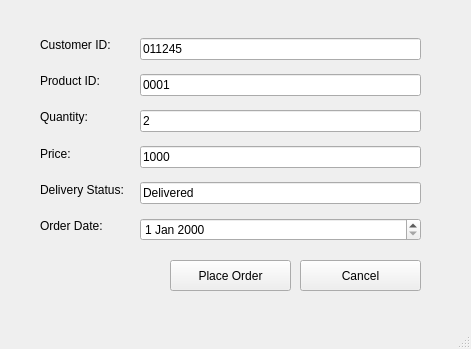
<?xml version="1.0" encoding="UTF-8"?>
<ui version="4.0">
 <class>MainWindow</class>
 <widget class="QMainWindow" name="MainWindow">
  <property name="geometry">
   <rect>
    <x>0</x>
    <y>0</y>
    <width>471</width>
    <height>349</height>
   </rect>
  </property>
  <property name="windowTitle">
   <string>MainWindow</string>
  </property>
  <widget class="QWidget" name="centralwidget">
   <widget class="QWidget" name="layoutWidget">
    <property name="geometry">
     <rect>
      <x>140</x>
      <y>30</y>
      <width>281</width>
      <height>221</height>
     </rect>
    </property>
    <layout class="QVBoxLayout" name="verticalLayout">
     <item>
      <widget class="QLineEdit" name="titleLineedit">
       <property name="text">
        <string>011245</string>
       </property>
      </widget>
     </item>
     <item>
      <widget class="QLineEdit" name="lineEdit">
       <property name="text">
        <string>0001</string>
       </property>
      </widget>
     </item>
     <item>
      <widget class="QLineEdit" name="lineEdit_3">
       <property name="text">
        <string>2</string>
       </property>
      </widget>
     </item>
     <item>
      <widget class="QLineEdit" name="lineEdit_2">
       <property name="text">
        <string>1000</string>
       </property>
      </widget>
     </item>
     <item>
      <widget class="QLineEdit" name="lineEdit_4">
       <property name="text">
        <string>Delivered</string>
       </property>
      </widget>
     </item>
     <item>
      <widget class="QDateEdit" name="dateEdit"/>
     </item>
    </layout>
   </widget>
   <widget class="QWidget" name="layoutWidget">
    <property name="geometry">
     <rect>
      <x>40</x>
      <y>30</y>
      <width>92</width>
      <height>211</height>
     </rect>
    </property>
    <layout class="QVBoxLayout" name="verticalLayout_2">
     <item>
      <widget class="QLabel" name="label">
       <property name="text">
        <string>Customer ID:</string>
       </property>
      </widget>
     </item>
     <item>
      <widget class="QLabel" name="label_2">
       <property name="text">
        <string>Product ID:</string>
       </property>
      </widget>
     </item>
     <item>
      <widget class="QLabel" name="label_5">
       <property name="text">
        <string>Quantity:</string>
       </property>
      </widget>
     </item>
     <item>
      <widget class="QLabel" name="label_4">
       <property name="text">
        <string>Price:</string>
       </property>
      </widget>
     </item>
     <item>
      <widget class="QLabel" name="label_6">
       <property name="text">
        <string>Delivery Status:</string>
       </property>
      </widget>
     </item>
     <item>
      <widget class="QLabel" name="label_7">
       <property name="text">
        <string>Order Date:</string>
       </property>
      </widget>
     </item>
    </layout>
   </widget>
   <widget class="QPushButton" name="viewButton_5">
    <property name="geometry">
     <rect>
      <x>300</x>
      <y>260</y>
      <width>121</width>
      <height>31</height>
     </rect>
    </property>
    <property name="text">
     <string>Cancel</string>
    </property>
   </widget>
   <widget class="QPushButton" name="viewButton_6">
    <property name="geometry">
     <rect>
      <x>170</x>
      <y>260</y>
      <width>121</width>
      <height>31</height>
     </rect>
    </property>
    <property name="text">
     <string>Place Order</string>
    </property>
   </widget>
  </widget>
  <widget class="QMenuBar" name="menubar">
   <property name="geometry">
    <rect>
     <x>0</x>
     <y>0</y>
     <width>471</width>
     <height>26</height>
    </rect>
   </property>
  </widget>
  <widget class="QStatusBar" name="statusbar"/>
 </widget>
 <resources/>
 <connections/>
</ui>
